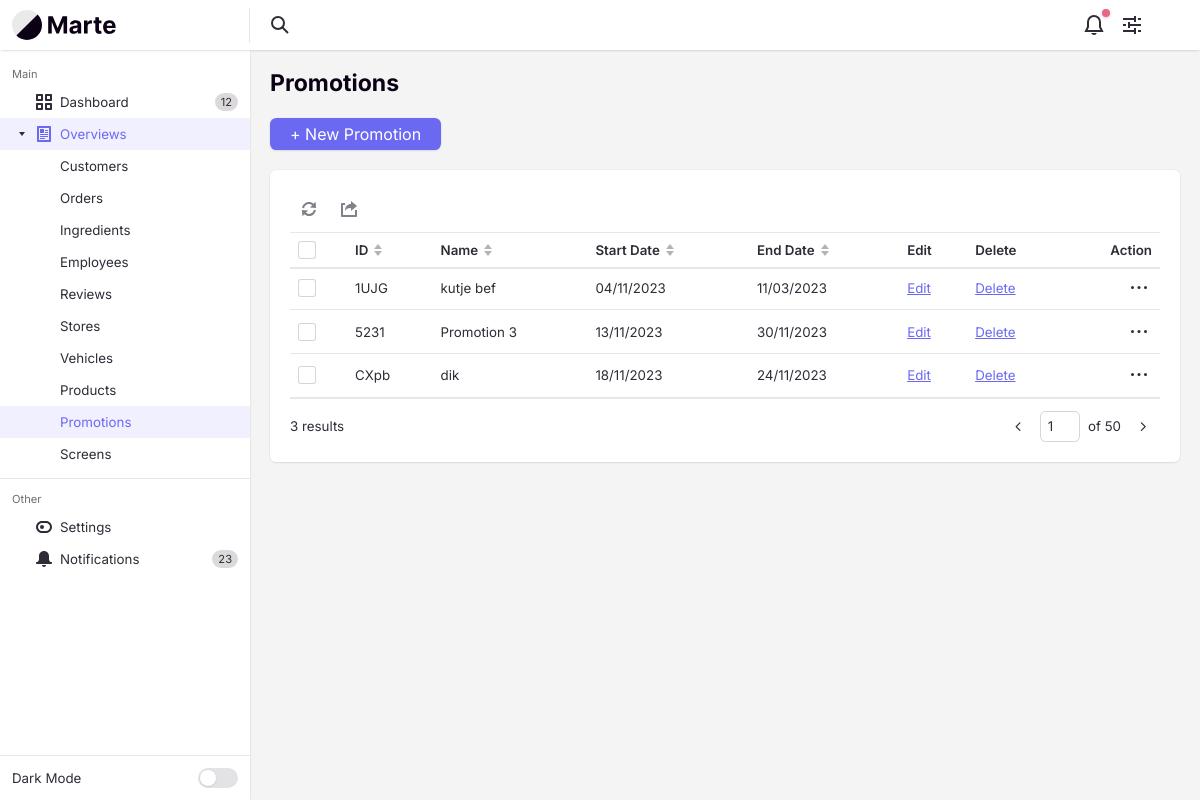
The page /PromotionController/overview/ on the database its author committed.
### tables this page shows
CREATE TABLE `promotions` (
  `promotionId` varchar(4) NOT NULL,
  `promotionName` varchar(255) NOT NULL,
  `promotionStartDate` varchar(255) NOT NULL,
  `promotionEndDate` varchar(255) NOT NULL,
  `promotionIsActive` tinyint(1) NOT NULL DEFAULT 1,
  `promotionCreateDate` int(10) NOT NULL,
  `promotionDescription` text DEFAULT NULL
);

### app/controllers/PromotionController.php (called while the page is built, shortened)
<?php
class PromotionController extends Controller
{
    private $promotionModel;
    public function __construct()
    {
        $this->promotionModel = $this->model('PromotionModel');
    }
    public function overview()
    {
        $promotions = $this->promotionModel->getPromotions();
        $countPromotions = count($this->promotionModel->getPromotions());
        $data = [
            'promotions' => $promotions,
            'countPromotions' => $countPromotions
        ];
        $this->view('backend/promotions/overview', $data);
    }
}

### app/libraries/Core.php (called while the page is built, shortened)
<?php
class Core
{
    protected $currentMethod = 'index';
    public function __construct()
    {
        $url = $this->getUrl();
        $this->currentController = new $this->currentController();
        if (isset($url[1])) {
            if (method_exists($this->currentController, $url[1])) {
                $this->currentMethod = $url[1];
            } else if (!empty($url[1])) {
                require APPROOT . '/views/includes/404.php';
                exit;
            }
        }
        $this->params = $url ? [$url[2]] : [];
        call_user_func_array([$this->currentController, $this->currentMethod], $this->params);
    }
    public function getUrl()
    {
        $incoming = $_SERVER['REQUEST_URI'];
        $incoming = str_replace("/pizzapalacebackend/", "", $incoming);
        $incoming = trim($incoming, "/");
        $url = filter_var($incoming, FILTER_SANITIZE_URL);
        $url = explode('/', $url);
        $urlController = $url[0];
        $urlAction = "";
        if (array_key_exists(1, $url)) {
            $urlAction = explode('?', $url[1])[0];
        }
        $urlSlug = $url;
        $output = [$urlController, $urlAction, $urlSlug];
        return $output;
    }
}

### app/require.php (called while the page is built, shortened)
<?php
  require_once 'libraries/Core.php';
  require_once 'libraries/Controller.php';
  require_once 'libraries/Database.php';
  $init = new Core();

### public/index.php (called while the page is built)
<?php
  require_once '../app/require.php';
?>

### app/libraries/Database.php (called while the page is built, shortened)
<?php
  class Database {
    private $dbHost = DB_HOST;
    private $dbUser = DB_USER;
    private $dbPass = DB_PASS;
    private $dbName = DB_NAME;
    private $statement;
    private $dbHandler;
    public function __construct()
    {
      $conn = 'mysql:host=' . $this->dbHost . ";dbname=" . $this->dbName;
      $options = array(
        PDO::ATTR_PERSISTENT => true,
        PDO::ATTR_ERRMODE => PDO::ERRMODE_EXCEPTION,
        PDO::ATTR_EMULATE_PREPARES => false
      );
      try
      {
        $this->dbHandler = new PDO($conn, $this->dbUser, $this->dbPass, $options);
      }
      catch(PDOException $e) {
        $this->error = $e->getMessage();
        echo $this->error;
      }
    }
    public function query($sql) {
      $this->statement = $this->dbHandler->prepare($sql);
    }
    public function execute() {
      return $this->statement->execute();
    }
    public function resultSet() {
      $this->execute();
      return $this->statement->fetchAll(PDO::FETCH_OBJ);
    }
  }
?>

### app/models/PromotionModel.php (called while the page is built, shortened)
<?php
class PromotionModel
{
    private $db;
    public function __construct()
    {
        $this->db = new Database();
    }
    public function getPromotions()
    {
        $this->db->query("SELECT promotionId,
                                 promotionName,
                                 promotionStartDate,
                                 promotionEndDate,
                                 promotionCreateDate
                                 FROM promotions
                                 WHERE promotionIsActive = 1");
        return $this->db->resultSet();
    }
}

### app/views/backend/promotions/overview.php (the view, shortened to what this page needs)
<?php require APPROOT . '/views/includes/head.php'; ?>
<div class="margin-bottom-md">
    <h1 class="text-lg">Promotions</h1>
</div>
<div class="margin-bottom-md">
    <div class="flex flex-wrap gap-sm items-center justify-between">
        <a class="btn btn--primary" href="<?= URLROOT ?>PromotionController/create">+ New Promotion</a>
    </div>
</div>
<div class="bg radius-md padding-md inner-glow shadow-xs">
    <div class="int-table-actions padding-bottom-xxxs border-bottom border-alpha" data-table-controls="interactive-table-1">
        <menu class="menu-bar js-int-table-actions__no-items-selected js-menu-bar">
            <li class="menu-bar__item " role="menuitem">
            </li>
            <li class="menu-bar__item " role="menuitem">
                <svg class="icon menu-bar__icon" aria-hidden="true" viewBox="0 0 16 16">
                    <g>
                        <path d="M15,16H1c-0.6,0-1-0.4-1-1V3c0-0.6,0.4-1,1-1h3v2H2v10h12V9h2v6C16,15.6,15.6,16,15,16z"></path>
                        <path d="M10,3c-3.2,0-6,2.5-6,7c1.1-1.7,2.4-3,6-3v3l6-5l-6-5V3z"></path>
                    </g>
                </svg>
            </li>
        </menu>
    </div>
    <div id="interactive-table-1" class="int-table text-sm js-int-table">
        <div class="int-table__inner">
            <table class="int-table__table" aria-label="Interactive table example">
                <thead class="int-table__header js-int-table__header">
                    <tr class="int-table__row">
                        <td class="int-table__cell">
                            <div class="custom-checkbox int-table__checkbox">
                                <div class="custom-checkbox__control" aria-hidden="true"></div>
                            </div>
                        </td>
                        <th class="int-table__cell int-table__cell--th int-table__cell--sort js-int-table__cell--sort">
                            <div class="flex items-center">
                                <span>ID</span>
                                <svg class="icon icon--xxs margin-left-xxxs int-table__sort-icon" aria-hidden="true" viewBox="0 0 12 12">
                                    <polygon class="arrow-up" points="6 0 10 5 2 5 6 0" />
                                    <polygon class="arrow-down" points="6 12 2 7 10 7 6 12" />
                                </svg>
                            </div>
                        </th>
                        <th class="int-table__cell int-table__cell--th int-table__cell--sort js-int-table__cell--sort">
                            <div class="flex items-center">
                                <span>Name</span>
                                <svg class="icon icon--xxs margin-left-xxxs int-table__sort-icon" aria-hidden="true" viewBox="0 0 12 12">
                                    <polygon class="arrow-up" points="6 0 10 5 2 5 6 0" />
                                    <polygon class="arrow-down" points="6 12 2 7 10 7 6 12" />
                                </svg>
                            </div>
                        </th>
                        <th class="int-table__cell int-table__cell--th int-table__cell--sort js-int-table__cell--sort" data-date-format="dd-mm-yyyy">
                            <div class="flex items-center">
                                <span>Start Date</span>
                                <svg class="icon icon--xxs margin-left-xxxs int-table__sort-icon" aria-hidden="true" viewBox="0 0 12 12">
                                    <polygon class="arrow-up" points="6 0 10 5 2 5 6 0" />
                                    <polygon class="arrow-down" points="6 12 2 7 10 7 6 12" />
                                </svg>
                            </div>
                        </th>
                        <th class="int-table__cell int-table__cell--th int-table__cell--sort js-int-table__cell--sort" data-date-format="dd-mm-yyyy">
                            <div class="flex items-center">
                                <span>End Date</span>
                                <svg class="icon icon--xxs margin-left-xxxs int-table__sort-icon" aria-hidden="true" viewBox="0 0 12 12">
                                    <polygon class="arrow-up" points="6 0 10 5 2 5 6 0" />
                                    <polygon class="arrow-down" points="6 12 2 7 10 7 6 12" />
                                </svg>
                            </div>
                        </th>
                        <th class="int-table__cell int-table__cell--th text-left">
                            Edit
                        </th>
                        <th class="int-table__cell int-table__cell--th text-left">
                            Delete
                        </th>
                        <th class="int-table__cell int-table__cell--th text-right">Action</th>
                    </tr>
                </thead>
                <tbody class="int-table__body js-int-table__body">
                    <?php foreach ($data['promotions'] as $promotion) : ?>
                        <tr class="int-table__row">
                            <th class="int-table__cell" scope="row">
                                <div class="custom-checkbox int-table__checkbox">
                                    <div class="custom-checkbox__control" aria-hidden="true"></div>
                                </div>
                            </th>
                            <td class="int-table__cell"><?= $promotion->promotionId ?></td>
                            <td class="int-table__cell"><?= $promotion->promotionName ?></td>
                            <td class="int-table__cell"><?= date('d/m/Y', $promotion->promotionStartDate) ?></td>
                            <td class="int-table__cell"><?= date('d/m/Y', $promotion->promotionEndDate) ?></td>
                            <td class="int-table__cell"><a href="<?= URLROOT ?>PromotionController/update/<?= $promotion->promotionId ?>">Edit</a></td>
                            <td class="int-table__cell"><a href="<?= URLROOT ?>PromotionController/delete/<?= $promotion->promotionId ?>">Delete</a></td>
                            <td class="int-table__cell">
                                <button class="reset int-table__menu-btn margin-left-auto js-tab-focus" data-label="Edit row" aria-controls="menu-example">
                                    <svg class="icon" viewBox="0 0 16 16">
                                        <circle cx="8" cy="7.5" r="1.5" />
                                        <circle cx="1.5" cy="7.5" r="1.5" />
                                        <circle cx="14.5" cy="7.5" r="1.5" />
                                    </svg>
                                </button>
                            </td>
                        </tr>
                    <?php endforeach ?>
                </tbody>
            </table>
        </div>
    </div>
    <div class="flex items-center justify-between padding-top-sm">
        <p class="text-sm"><?= $data['countPromotions'] ?> results</p>
        <nav class="pagination text-sm" aria-label="Pagination">
            <ul class="pagination__list flex flex-wrap gap-xxxs">
                <li>
                    <a href="#0" class="pagination__item">
                        <svg class="icon" viewBox="0 0 16 16">
                            <title>Go to previous page</title>
                            <g stroke-width="1.5" stroke="currentColor">
                                <polyline fill="none" stroke="currentColor" stroke-linecap="round" stroke-linejoin="round" stroke-miterlimit="10" points="9.5,3.5 5,8 9.5,12.5 "></polyline>
                            </g>
                        </svg>
                    </a>
                </li>
                <li>
                    <span class="pagination__jumper flex items-center">
                        <input aria-label="Page number" class="form-control" type="text" id="pageNumber" name="pageNumber" value="1">
                        <em>of 50</em>
                    </span>
                </li>
                <li>
                    <a href="#0" class="pagination__item">
                        <svg class="icon" viewBox="0 0 16 16">
                            <title>Go to next page</title>
                            <g stroke-width="1.5" stroke="currentColor">
                                <polyline fill="none" stroke="currentColor" stroke-linecap="round" stroke-linejoin="round" stroke-miterlimit="10" points="6.5,3.5 11,8 6.5,12.5 "></polyline>
                            </g>
                        </svg>
                    </a>
                </li>
            </ul>
        </nav>
    </div>
</div>
<?php require APPROOT . '/views/includes/footer.php'; ?>

### rows shown on the page
promotions: promotionId "1UJG", promotionName "kutje bef", promotionStartDate "04/11/2023", promotionEndDate "11/03/2023"
promotions: promotionId "5231", promotionName "Promotion 3", promotionStartDate "13/11/2023", promotionEndDate "30/11/2023"
promotions: promotionId "CXpb", promotionName "dik", promotionStartDate "18/11/2023", promotionEndDate "24/11/2023"

### other values the page prints
$data['countPromotions'] "3"
